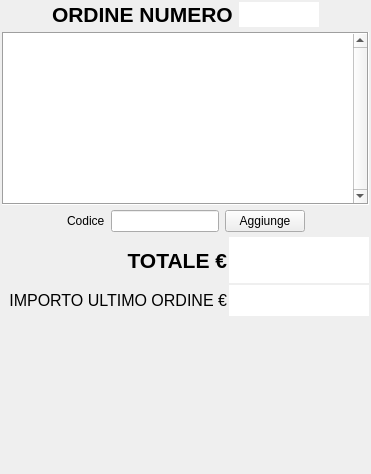
<?xml version="1.0" encoding="UTF-8"?>
<ui version="4.0">
 <class>Ordine</class>
 <widget class="QWidget" name="Ordine">
  <property name="geometry">
   <rect>
    <x>0</x>
    <y>0</y>
    <width>371</width>
    <height>474</height>
   </rect>
  </property>
  <property name="windowTitle">
   <string>Form</string>
  </property>
  <property name="styleSheet">
   <string notr="true"/>
  </property>
  <layout class="QVBoxLayout" name="verticalLayout">
   <property name="spacing">
    <number>5</number>
   </property>
   <property name="margin">
    <number>2</number>
   </property>
   <item>
    <layout class="QHBoxLayout" name="horizontalLayout_3">
     <property name="spacing">
      <number>6</number>
     </property>
     <item>
      <spacer name="horizontalSpacer_3">
       <property name="orientation">
        <enum>Qt::Horizontal</enum>
       </property>
       <property name="sizeHint" stdset="0">
        <size>
         <width>40</width>
         <height>20</height>
        </size>
       </property>
      </spacer>
     </item>
     <item>
      <widget class="QLabel" name="label">
       <property name="sizePolicy">
        <sizepolicy hsizetype="Preferred" vsizetype="Preferred">
         <horstretch>0</horstretch>
         <verstretch>0</verstretch>
        </sizepolicy>
       </property>
       <property name="font">
        <font>
         <pointsize>16</pointsize>
         <weight>75</weight>
         <bold>true</bold>
        </font>
       </property>
       <property name="text">
        <string>ORDINE NUMERO</string>
       </property>
      </widget>
     </item>
     <item>
      <widget class="QLineEdit" name="numeroOrdineTxt">
       <property name="sizePolicy">
        <sizepolicy hsizetype="Fixed" vsizetype="Fixed">
         <horstretch>0</horstretch>
         <verstretch>0</verstretch>
        </sizepolicy>
       </property>
       <property name="maximumSize">
        <size>
         <width>80</width>
         <height>16777215</height>
        </size>
       </property>
       <property name="font">
        <font>
         <pointsize>12</pointsize>
         <weight>50</weight>
         <bold>false</bold>
        </font>
       </property>
       <property name="maxLength">
        <number>10</number>
       </property>
       <property name="frame">
        <bool>false</bool>
       </property>
       <property name="alignment">
        <set>Qt::AlignRight|Qt::AlignTrailing|Qt::AlignVCenter</set>
       </property>
       <property name="readOnly">
        <bool>true</bool>
       </property>
      </widget>
     </item>
     <item>
      <spacer name="horizontalSpacer_4">
       <property name="orientation">
        <enum>Qt::Horizontal</enum>
       </property>
       <property name="sizeHint" stdset="0">
        <size>
         <width>40</width>
         <height>20</height>
        </size>
       </property>
      </spacer>
     </item>
    </layout>
   </item>
   <item>
    <widget class="QTableView" name="articoliTab">
     <property name="sizePolicy">
      <sizepolicy hsizetype="Expanding" vsizetype="Expanding">
       <horstretch>0</horstretch>
       <verstretch>5</verstretch>
      </sizepolicy>
     </property>
     <property name="palette">
      <palette>
       <active>
        <colorrole role="Highlight">
         <brush brushstyle="SolidPattern">
          <color alpha="255">
           <red>49</red>
           <green>106</green>
           <blue>197</blue>
          </color>
         </brush>
        </colorrole>
        <colorrole role="HighlightedText">
         <brush brushstyle="SolidPattern">
          <color alpha="255">
           <red>255</red>
           <green>255</green>
           <blue>255</blue>
          </color>
         </brush>
        </colorrole>
       </active>
       <inactive>
        <colorrole role="Highlight">
         <brush brushstyle="SolidPattern">
          <color alpha="255">
           <red>49</red>
           <green>106</green>
           <blue>197</blue>
          </color>
         </brush>
        </colorrole>
        <colorrole role="HighlightedText">
         <brush brushstyle="SolidPattern">
          <color alpha="255">
           <red>255</red>
           <green>255</green>
           <blue>255</blue>
          </color>
         </brush>
        </colorrole>
       </inactive>
       <disabled>
        <colorrole role="Highlight">
         <brush brushstyle="SolidPattern">
          <color alpha="255">
           <red>49</red>
           <green>106</green>
           <blue>197</blue>
          </color>
         </brush>
        </colorrole>
        <colorrole role="HighlightedText">
         <brush brushstyle="SolidPattern">
          <color alpha="255">
           <red>255</red>
           <green>255</green>
           <blue>255</blue>
          </color>
         </brush>
        </colorrole>
       </disabled>
      </palette>
     </property>
     <property name="font">
      <font>
       <pointsize>11</pointsize>
      </font>
     </property>
     <property name="frameShape">
      <enum>QFrame::Box</enum>
     </property>
     <property name="frameShadow">
      <enum>QFrame::Sunken</enum>
     </property>
     <property name="verticalScrollBarPolicy">
      <enum>Qt::ScrollBarAlwaysOn</enum>
     </property>
     <property name="horizontalScrollBarPolicy">
      <enum>Qt::ScrollBarAlwaysOff</enum>
     </property>
     <property name="selectionMode">
      <enum>QAbstractItemView::NoSelection</enum>
     </property>
     <property name="selectionBehavior">
      <enum>QAbstractItemView::SelectRows</enum>
     </property>
     <property name="textElideMode">
      <enum>Qt::ElideNone</enum>
     </property>
     <property name="showGrid">
      <bool>true</bool>
     </property>
     <property name="gridStyle">
      <enum>Qt::DashLine</enum>
     </property>
     <attribute name="horizontalHeaderVisible">
      <bool>true</bool>
     </attribute>
     <attribute name="horizontalHeaderHighlightSections">
      <bool>false</bool>
     </attribute>
     <attribute name="verticalHeaderVisible">
      <bool>false</bool>
     </attribute>
     <attribute name="verticalHeaderDefaultSectionSize">
      <number>30</number>
     </attribute>
     <attribute name="verticalHeaderMinimumSectionSize">
      <number>30</number>
     </attribute>
    </widget>
   </item>
   <item>
    <layout class="QHBoxLayout" name="horizontalLayout_4">
     <property name="spacing">
      <number>6</number>
     </property>
     <item>
      <spacer name="horizontalSpacer_5">
       <property name="orientation">
        <enum>Qt::Horizontal</enum>
       </property>
       <property name="sizeHint" stdset="0">
        <size>
         <width>40</width>
         <height>20</height>
        </size>
       </property>
      </spacer>
     </item>
     <item>
      <widget class="QLabel" name="label_2">
       <property name="text">
        <string>Codice</string>
       </property>
      </widget>
     </item>
     <item>
      <widget class="QLineEdit" name="codiceTxt">
       <property name="maxLength">
        <number>50</number>
       </property>
      </widget>
     </item>
     <item>
      <widget class="QPushButton" name="addCodiceBtn">
       <property name="text">
        <string>Aggiunge</string>
       </property>
      </widget>
     </item>
     <item>
      <spacer name="horizontalSpacer_6">
       <property name="orientation">
        <enum>Qt::Horizontal</enum>
       </property>
       <property name="sizeHint" stdset="0">
        <size>
         <width>40</width>
         <height>20</height>
        </size>
       </property>
      </spacer>
     </item>
    </layout>
   </item>
   <item>
    <layout class="QGridLayout" name="gridLayout_2">
     <property name="spacing">
      <number>2</number>
     </property>
     <item row="0" column="2">
      <widget class="QLineEdit" name="totaleLine">
       <property name="sizePolicy">
        <sizepolicy hsizetype="Minimum" vsizetype="Expanding">
         <horstretch>0</horstretch>
         <verstretch>0</verstretch>
        </sizepolicy>
       </property>
       <property name="maximumSize">
        <size>
         <width>140</width>
         <height>16777215</height>
        </size>
       </property>
       <property name="font">
        <font>
         <pointsize>26</pointsize>
         <weight>75</weight>
         <bold>true</bold>
        </font>
       </property>
       <property name="maxLength">
        <number>10</number>
       </property>
       <property name="frame">
        <bool>false</bool>
       </property>
       <property name="alignment">
        <set>Qt::AlignRight|Qt::AlignTrailing|Qt::AlignVCenter</set>
       </property>
       <property name="readOnly">
        <bool>true</bool>
       </property>
      </widget>
     </item>
     <item row="0" column="1">
      <widget class="QLabel" name="label_3">
       <property name="font">
        <font>
         <pointsize>16</pointsize>
         <weight>75</weight>
         <bold>true</bold>
        </font>
       </property>
       <property name="text">
        <string>TOTALE €</string>
       </property>
       <property name="alignment">
        <set>Qt::AlignRight|Qt::AlignTrailing|Qt::AlignVCenter</set>
       </property>
      </widget>
     </item>
     <item row="1" column="2">
      <widget class="QLineEdit" name="importoUltimoOrdineText">
       <property name="sizePolicy">
        <sizepolicy hsizetype="Expanding" vsizetype="Expanding">
         <horstretch>0</horstretch>
         <verstretch>0</verstretch>
        </sizepolicy>
       </property>
       <property name="maximumSize">
        <size>
         <width>140</width>
         <height>16777215</height>
        </size>
       </property>
       <property name="font">
        <font>
         <pointsize>16</pointsize>
        </font>
       </property>
       <property name="maxLength">
        <number>10</number>
       </property>
       <property name="frame">
        <bool>false</bool>
       </property>
       <property name="alignment">
        <set>Qt::AlignRight|Qt::AlignTrailing|Qt::AlignVCenter</set>
       </property>
       <property name="readOnly">
        <bool>true</bool>
       </property>
      </widget>
     </item>
     <item row="0" column="0">
      <spacer name="horizontalSpacer">
       <property name="orientation">
        <enum>Qt::Horizontal</enum>
       </property>
       <property name="sizeHint" stdset="0">
        <size>
         <width>40</width>
         <height>20</height>
        </size>
       </property>
      </spacer>
     </item>
     <item row="1" column="0" colspan="2">
      <widget class="QLabel" name="numeroLbl_3">
       <property name="font">
        <font>
         <pointsize>12</pointsize>
        </font>
       </property>
       <property name="text">
        <string>IMPORTO ULTIMO ORDINE €</string>
       </property>
       <property name="alignment">
        <set>Qt::AlignRight|Qt::AlignTrailing|Qt::AlignVCenter</set>
       </property>
       <property name="wordWrap">
        <bool>false</bool>
       </property>
      </widget>
     </item>
    </layout>
   </item>
   <item>
    <layout class="QGridLayout" name="gridLayout">
     <property name="spacing">
      <number>1</number>
     </property>
     <item row="1" column="1">
      <widget class="QPictureButton" name="duplicaBtn" native="true">
       <property name="enabled">
        <bool>true</bool>
       </property>
       <property name="sizePolicy">
        <sizepolicy hsizetype="Minimum" vsizetype="Expanding">
         <horstretch>2</horstretch>
         <verstretch>1</verstretch>
        </sizepolicy>
       </property>
       <property name="minimumSize">
        <size>
         <width>0</width>
         <height>75</height>
        </size>
       </property>
       <property name="font">
        <font>
         <pointsize>10</pointsize>
         <weight>75</weight>
         <bold>true</bold>
        </font>
       </property>
       <property name="text" stdset="0">
        <string>DUPLICA ULTIMO ORDINE</string>
       </property>
      </widget>
     </item>
     <item row="1" column="2">
      <widget class="QPictureButton" name="ultimoRestoBtn" native="true">
       <property name="sizePolicy">
        <sizepolicy hsizetype="Minimum" vsizetype="Expanding">
         <horstretch>2</horstretch>
         <verstretch>1</verstretch>
        </sizepolicy>
       </property>
       <property name="minimumSize">
        <size>
         <width>0</width>
         <height>75</height>
        </size>
       </property>
       <property name="font">
        <font>
         <pointsize>10</pointsize>
         <weight>75</weight>
         <bold>true</bold>
        </font>
       </property>
       <property name="text" stdset="0">
        <string>ULTIMO RESTO</string>
       </property>
      </widget>
     </item>
     <item row="0" column="1">
      <widget class="QPictureButton" name="ristampaBtn" native="true">
       <property name="enabled">
        <bool>true</bool>
       </property>
       <property name="sizePolicy">
        <sizepolicy hsizetype="Minimum" vsizetype="Expanding">
         <horstretch>2</horstretch>
         <verstretch>1</verstretch>
        </sizepolicy>
       </property>
       <property name="minimumSize">
        <size>
         <width>0</width>
         <height>75</height>
        </size>
       </property>
       <property name="font">
        <font>
         <pointsize>10</pointsize>
         <weight>75</weight>
         <bold>true</bold>
        </font>
       </property>
       <property name="text" stdset="0">
        <string>RISTAMPA ULTIMO ORDINE</string>
       </property>
      </widget>
     </item>
     <item row="0" column="2">
      <widget class="QPictureButton" name="annullaBtn" native="true">
       <property name="sizePolicy">
        <sizepolicy hsizetype="Minimum" vsizetype="Expanding">
         <horstretch>2</horstretch>
         <verstretch>1</verstretch>
        </sizepolicy>
       </property>
       <property name="minimumSize">
        <size>
         <width>0</width>
         <height>75</height>
        </size>
       </property>
       <property name="font">
        <font>
         <pointsize>10</pointsize>
         <weight>75</weight>
         <bold>true</bold>
        </font>
       </property>
       <property name="text" stdset="0">
        <string>ANNULLA</string>
       </property>
      </widget>
     </item>
     <item row="1" column="3">
      <widget class="QPictureButton" name="pagNextBtn" native="true">
       <property name="enabled">
        <bool>true</bool>
       </property>
       <property name="sizePolicy">
        <sizepolicy hsizetype="Minimum" vsizetype="Expanding">
         <horstretch>2</horstretch>
         <verstretch>1</verstretch>
        </sizepolicy>
       </property>
       <property name="minimumSize">
        <size>
         <width>0</width>
         <height>75</height>
        </size>
       </property>
       <property name="font">
        <font>
         <pointsize>10</pointsize>
         <weight>75</weight>
         <bold>true</bold>
        </font>
       </property>
       <property name="text" stdset="0">
        <string>SCORRE GIU'</string>
       </property>
      </widget>
     </item>
     <item row="0" column="3">
      <widget class="QPictureButton" name="pagPrevBtn" native="true">
       <property name="enabled">
        <bool>true</bool>
       </property>
       <property name="sizePolicy">
        <sizepolicy hsizetype="Minimum" vsizetype="Expanding">
         <horstretch>2</horstretch>
         <verstretch>1</verstretch>
        </sizepolicy>
       </property>
       <property name="minimumSize">
        <size>
         <width>0</width>
         <height>75</height>
        </size>
       </property>
       <property name="font">
        <font>
         <pointsize>10</pointsize>
         <weight>75</weight>
         <bold>true</bold>
        </font>
       </property>
       <property name="text" stdset="0">
        <string>SCORRE SU'</string>
       </property>
      </widget>
     </item>
     <item row="0" column="0" rowspan="2">
      <widget class="QPictureButton" name="stampaBtn" native="true">
       <property name="sizePolicy">
        <sizepolicy hsizetype="Minimum" vsizetype="Expanding">
         <horstretch>3</horstretch>
         <verstretch>2</verstretch>
        </sizepolicy>
       </property>
       <property name="minimumSize">
        <size>
         <width>0</width>
         <height>100</height>
        </size>
       </property>
       <property name="font">
        <font>
         <pointsize>16</pointsize>
         <weight>75</weight>
         <bold>true</bold>
        </font>
       </property>
       <property name="text" stdset="0">
        <string>STAMPA</string>
       </property>
      </widget>
     </item>
    </layout>
   </item>
  </layout>
 </widget>
 <customwidgets>
  <customwidget>
   <class>QPictureButton</class>
   <extends>QWidget</extends>
   <header>QPictureButton.h</header>
  </customwidget>
 </customwidgets>
 <resources/>
 <connections>
  <connection>
   <sender>codiceTxt</sender>
   <signal>returnPressed()</signal>
   <receiver>addCodiceBtn</receiver>
   <slot>click()</slot>
   <hints>
    <hint type="sourcelabel">
     <x>171</x>
     <y>209</y>
    </hint>
    <hint type="destinationlabel">
     <x>288</x>
     <y>208</y>
    </hint>
   </hints>
  </connection>
 </connections>
</ui>
